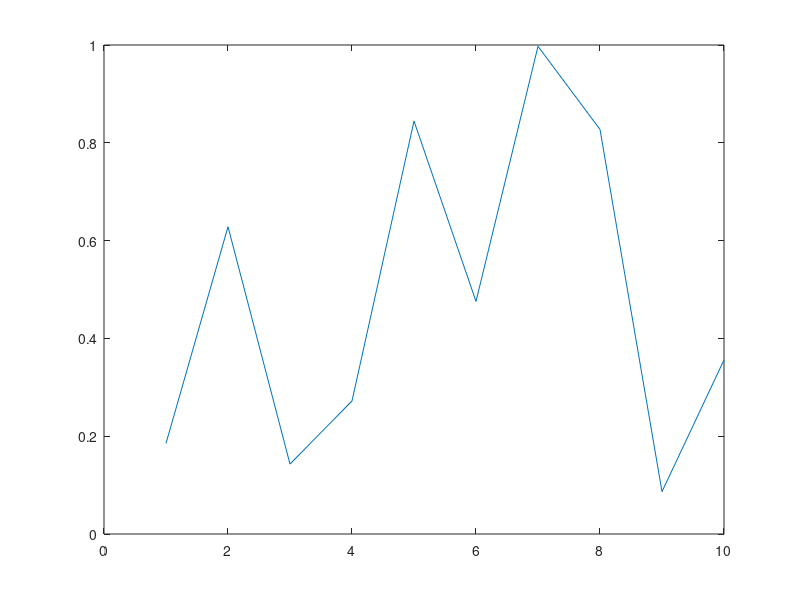

MATLAB code for this plot: (Note: this script raises an error after producing the figure.)
function panTest
  % Allow a line to have its own 'ButtonDownFcn' callback.
  hLine = plot(rand(1,10));
  set(hLine,'ButtonDownFcn','disp(''This executes'')');
  set(hLine,'Tag','DoNotIgnore');
  h = pan;
  set(h,'ButtonDownFilter',@mycallback);
  set(h,'Enable','on');
end

% mouse click on the line
%
function [flag] = mycallback(obj,event_obj)
  % If the tag of the object is 'DoNotIgnore', then return true.
  % Indicate what the target is
  disp(['Clicked ' get(obj,'Type') ' object'])
  objTag = get(obj,'Tag');
  if strcmpi(objTag,'DoNotIgnore')
     flag = true;
  else
     flag = false;
  end
end
